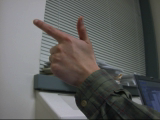
#> input picture homework4/gun1.bmp, 160 x 120 px, found by its file name
$ python hw4_cv_sliders.py
#> lines starting #> are read from the running program, lines starting #| are printed output that depends on the picture
import numpy as np
import matplotlib.pyplot as plt
from PIL import Image
import colorsys
from matplotlib.widgets import Slider

# Load the image
image = Image.open("homework4/gun1.bmp")
#> image is the input picture: PIL image 160x120 RGB; mean R, G, B 95.9, 96.3, 94.9

# Convert image to RGB (if not already in RGB)
image_rgb = image.convert("RGB")

# Convert image to numpy array
image_array = np.array(image_rgb)

# Convert RGB to HSV color space
image_hsv = np.array([colorsys.rgb_to_hsv(pixel[0] / 255, pixel[1] / 255, pixel[2] / 255)
                      for pixel in image_array.reshape(-1, 3)])

# Reshape the HSV array back to the original image shape
image_hsv = image_hsv.reshape(image_array.shape[:-1] + (3,))
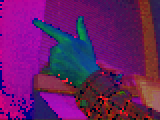
#> image_hsv: shape (120, 160, 3) float64; mean R, G, B 0.406, 0.114, 0.396

# Create initial skin tone threshold ranges in HSV color space
init_lower_hue = 0.0
init_upper_hue = 0.1
init_lower_saturation = 0.15
init_upper_saturation = 1.0
init_lower_value = 0.3
init_upper_value = 1.0

# Create figure and subplots
fig, ax = plt.subplots(1, 2, figsize=(10, 5))

# Plot original image
ax[0].imshow(image)
ax[0].set_title("Original Image")
ax[0].axis("off")

# Plot skin tone regions (initially empty)
skin_image = ax[1].imshow(np.zeros_like(image_array))
ax[1].set_title("Skin Tone Regions")
ax[1].axis("off")

# Create sliders
ax_lower_hue = plt.axes([0.25, 0.05, 0.65, 0.03],
                        facecolor='lightgoldenrodyellow')
ax_upper_hue = plt.axes([0.25, 0.1, 0.65, 0.03],
                        facecolor='lightgoldenrodyellow')
ax_lower_saturation = plt.axes(
    [0.25, 0.15, 0.65, 0.03], facecolor='lightgoldenrodyellow')
ax_upper_saturation = plt.axes(
    [0.25, 0.2, 0.65, 0.03], facecolor='lightgoldenrodyellow')
ax_lower_value = plt.axes([0.25, 0.25, 0.65, 0.03],
                          facecolor='lightgoldenrodyellow')
ax_upper_value = plt.axes([0.25, 0.3, 0.65, 0.03],
                          facecolor='lightgoldenrodyellow')

slider_lower_hue = Slider(ax_lower_hue, 'Lower Hue',
                          0.0, 1.0, valinit=init_lower_hue)
slider_upper_hue = Slider(ax_upper_hue, 'Upper Hue',
                          0.0, 1.0, valinit=init_upper_hue)
slider_lower_saturation = Slider(
    ax_lower_saturation, 'Lower Saturation', 0.0, 1.0, valinit=init_lower_saturation)
slider_upper_saturation = Slider(
    ax_upper_saturation, 'Upper Saturation', 0.0, 1.0, valinit=init_upper_saturation)
slider_lower_value = Slider(
    ax_lower_value, 'Lower Value', 0.0, 1.0, valinit=init_lower_value)
slider_upper_value = Slider(
    ax_upper_value, 'Upper Value', 0.0, 1.0, valinit=init_upper_value)

# Update skin tone regions when sliders change


def update(val):
    lower_hue = slider_lower_hue.val
    upper_hue = slider_upper_hue.val
    lower_saturation = slider_lower_saturation.val
    upper_saturation = slider_upper_saturation.val
    lower_value = slider_lower_value.val
    upper_value = slider_upper_value.val

    # Create a binary mask to identify pixels within the updated skin tone range
    skin_mask = np.logical_and.reduce((
        image_hsv[:, :, 0] >= lower_hue,
        image_hsv[:, :, 0] <= upper_hue,
        image_hsv[:, :, 1] >= lower_saturation,
        image_hsv[:, :, 1] <= upper_saturation,
        image_hsv[:, :, 2] >= lower_value,
        image_hsv[:, :, 2] <= upper_value
    ))

    # Apply the mask to the original image to extract skin tone regions
    skin_regions = np.zeros_like(image_array)
    skin_regions[skin_mask] = image_array[skin_mask]

    # Update the displayed skin tone regions
    skin_image.set_data(skin_regions)
    fig.canvas.draw_idle()


# Link sliders to update function
slider_lower_hue.on_changed(update)
slider_upper_hue.on_changed(update)
slider_lower_saturation.on_changed(update)
slider_upper_saturation.on_changed(update)
slider_lower_value.on_changed(update)
slider_upper_value.on_changed(update)

plt.show()
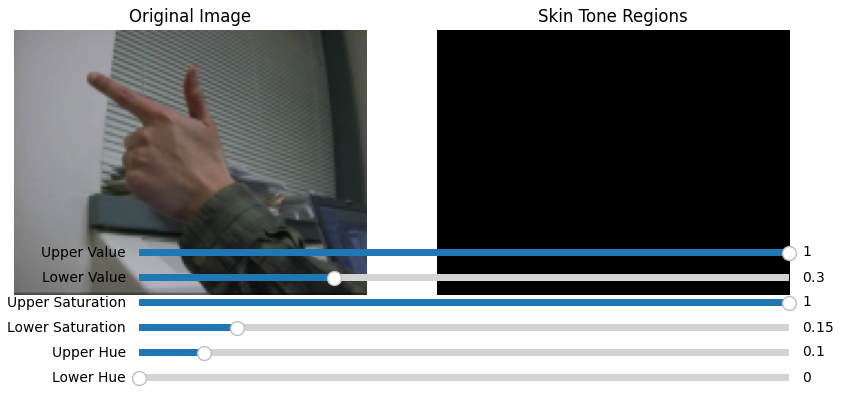
#> figure drawn by matplotlib, 8 panels
